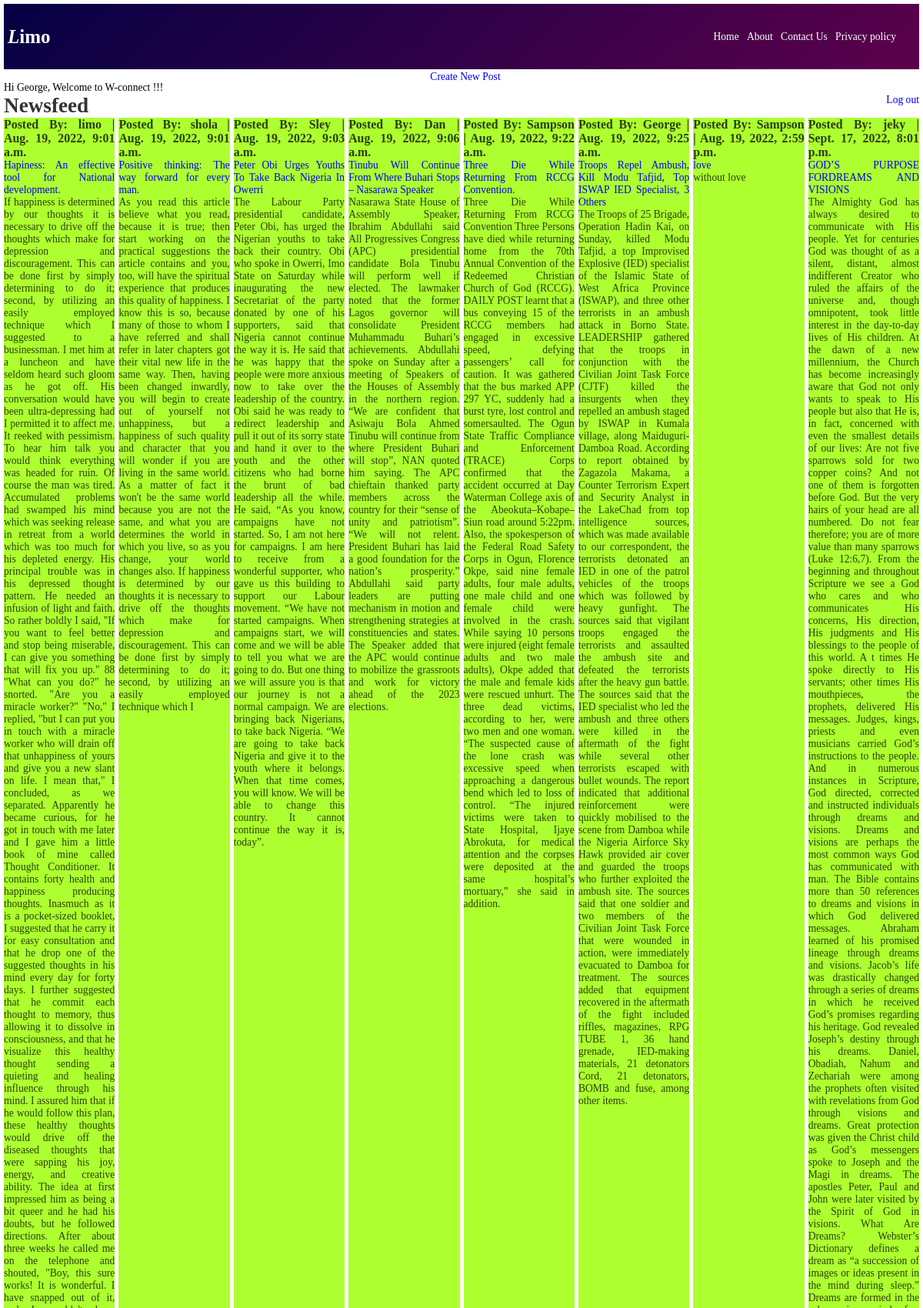
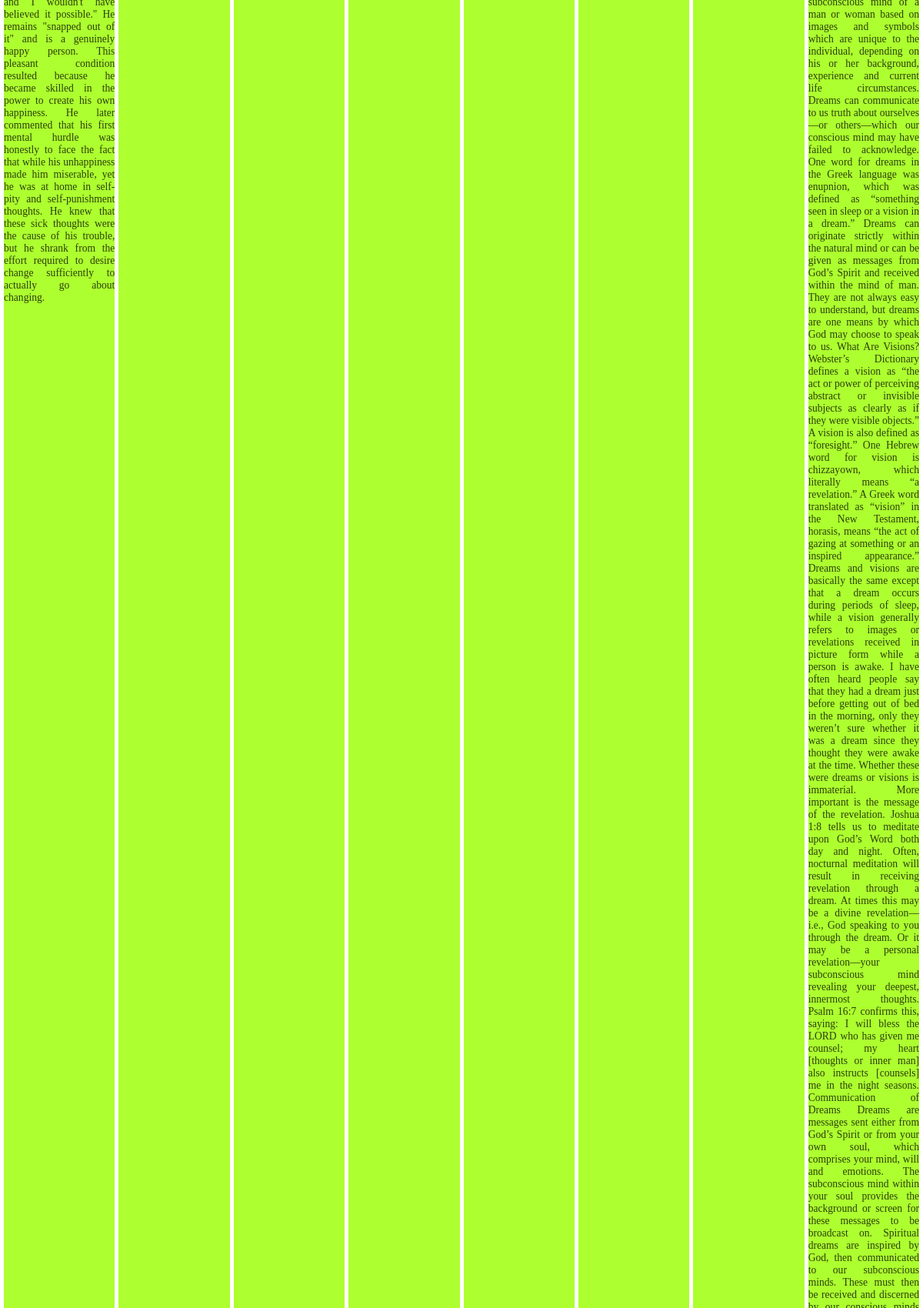
Page / (signed in, upper part) on the committed database (2 pictures, top to bottom).
### chats/models.py (models this page shows, shortened)
class Chats(models.Model):
    Title= models.TextField()
    Author= models.ForeignKey('auth.User',on_delete=models.CASCADE,)
    body = models.TextField()
    Date = models.DateTimeField(auto_now_add=True, blank=True, null=True)

### chats/views.py (the view)
# urls.py: path("", Homepage.as_view(), name="home"),
class Homepage(ListView):
    model=Chats
    template_name="chats/home.html"

### chats/Templates/chats/home.html (shortened to what this page needs)
{% extends 'base.html' %}
{% block content%}
<body>
<h1 style=" color:rgb(000,000,000,0.8)">Newsfeed</h1>
<div class="container">
   {% for chats in object_list %}
   <div class="post">
     <h3>
      <span style="color: rgb(000, 000, 000, 0.755);" class="text-muted">
          Posted By: {{ chats.Author }} |
         {{ chats.Date }}</span>
      </h3>
         <a href="{% url 'details_view' chats.pk %}">{{ chats.Title }}</a>
      <p style="color: rgb(000, 000, 000,0.755);">{{ chats.body }}</p>
   </div>
   {% endfor %}
</div>
</body>
{% endblock content %}

### chats/Templates/base.html (shortened to what this page needs)
{% load static %}
<html>
<head>
<link href="{% static 'base.css' %}" rel="stylesheet">
</head>
<body>
  <header>
    <div class="logo"><a href="{% url 'home' %}"> <em>L</em>imo</a></div>
    <ul class="wrapper" style="margin-right:30px;">
      <li class="nav-list"><a style="color: white;" href="{% url 'home'%}">Home</a> </li> &nbsp; &nbsp;
      <li class="nav-list"><a style="color: rgb(255, 255, 255, 1);" href="{% url 'About' %}">About</a></li> &nbsp; &nbsp;
      <li class="nav-list"><a style="color: rgb(255, 255, 255, 1);" href="{% url 'contact' %}">Contact Us  </a></li> &nbsp; &nbsp;
      <li class="nav-list"><a style="color: rgb(255, 255, 255, 1);" href="{% url 'privacy' %}"> Privacy policy</a>  </li>
</ul>
 </header>
 <div class="movement" >
  <a href="{% url 'new_post' %}"> Create New Post</a>
</div>
{% if user.is_authenticated %}
   <p style="color: black;">Hi {{ user.username }}, Welcome to W-connect !!!</p>
   <p style="text-align: right; float:right;"><a href="{% url 'logout' %}">Log out</a></p>
{% else %}
 <h3><p style="color: black; text-align:right;">You are not logged in.</p></h3>
 <ul>
 <li margin-left:100px;><a href="{% url 'login' %}" style="margin-left: 900px; color:black;">Log In</a>  ||  <a href="{% url 'signup' %}" style="color:black;"> Sign up <a/>
 </li>
</ul>
{% endif %}
 <div>
    {% block content %}
    {% endblock content %}
  </div>
 </body>
</html>

### chats/static/base.css (style rules this page uses)
* { box-sizing: border-box; margin: 0%; padding: 0; }
body { font-family: Georgia, 'Times New Roman', Times, serif; text-align: justify; padding: 5px; font-size: 1.7ch; background-color: rgba(259, 259, 259); }
header { margin: 0; width: 100%; height: 85px; display: flex; flex-direction: row; justify-content: space-between; align-items: center; background: linear-gradient(138deg, rgb(4, 1, 67) 0%, rgb(93, 1, 76) 100%); }
.container { display: flex; width: 100%; gap: 5px; flex-direction: row; }
.container div { width:100%; background-color: greenyellow; }
.wrapper { display: flex; flex-direction: row; justify-content: space-between; align-items: center; }
a, li { text-decoration: none; list-style: none; }
.logo a { color: rgb(259, 259, 259); font-size: 25px; padding: 5px; border-radius: 30px; font-weight: bold; transition: all 1s ease-in-out; text-decoration: none; cursor:zoom-in; }
.movement { position: relative; top: 2px; left: 5px; text-align:center; }

### rows in the picture
Chats: Author "limo", Date "Aug. 19, 2022, 9:01 a.m.", Title "Hapiness: An effective tool for National development.", body "If happiness is determined by our thoughts it is necessary to drive off the thoughts which make for depression and discouragement. This can be done first by simply determining to do it; second, by utilizing an easily employed technique which I suggested to a businessman. I met him at a luncheon and have seldom heard such gloom as he got off. His conversation would have been ultra-depressing had I permitted it to affect me. It reeked with pessimism. To hear him talk you would think everything was headed for ruin. Of course the man was tired. Accumulated problems had swamped his mind which was seeking release in retreat from a world which was too much for his depleted energy. His principal…"
Chats: Author "shola", Date "Aug. 19, 2022, 9:01 a.m.", Title "Positive thinking: The way forward for every man.", body "As you read this article believe what you read, because it is true; then start working on the practical suggestions the article contains and you, too, will have the spiritual experience that produces this quality of happiness. I know this is so, because many of those to whom I have referred and shall refer in later chapters got their vital new life in the same way. Then, having been changed inwardly, you will begin to create out of yourself not unhappiness, but a happiness of such quality and character that you will wonder if you are living in the same world. As a matter of fact it won't be the same world because you are not the same, and what you are determines the world in which you live,…"
Chats: Author "Sley", Date "Aug. 19, 2022, 9:03 a.m.", Title "Peter Obi Urges Youths To Take Back Nigeria In Owerri", body "The Labour Party presidential candidate, Peter Obi, has urged the Nigerian youths to take back their country. Obi who spoke in Owerri, Imo State on Saturday while inaugurating the new Secretariat of the party donated by one of his supporters, said that Nigeria cannot continue the way it is. He said that he was happy that the people were more anxious now to take over the leadership of the country. Obi said he was ready to redirect leadership and pull it out of its sorry state and hand it over to the youth and the other citizens who had borne the brunt of bad leadership all the while. He said, “As you know, campaigns have not started. So, I am not here for campaigns. I am here to receive from…"
Chats: Author "Dan", Date "Aug. 19, 2022, 9:06 a.m.", Title "Tinubu Will Continue From Where Buhari Stops – Nasarawa Speaker", body "Nasarawa State House of Assembly Speaker, Ibrahim Abdullahi said All Progressives Congress (APC) presidential candidate Bola Tinubu will perform well if elected. The lawmaker noted that the former Lagos governor will consolidate President Muhammadu Buhari’s achievements. Abdullahi spoke on Sunday after a meeting of Speakers of the Houses of Assembly in the northern region. “We are confident that Asiwaju Bola Ahmed Tinubu will continue from where President Buhari will stop”, NAN quoted him saying. The APC chieftain thanked party members across the country for their “sense of unity and patriotism”. “We will not relent. President Buhari has laid a good foundation for the nation’s prosperity.”…"
Chats: Author "Sampson", Date "Aug. 19, 2022, 9:22 a.m.", Title "Three Die While Returning From RCCG Convention.", body "Three Die While Returning From RCCG Convention Three Persons have died while returning home from the 70th Annual Convention of the Redeemed Christian Church of God (RCCG). DAILY POST learnt that a bus conveying 15 of the RCCG members had engaged in excessive speed, defying passengers’ call for caution. It was gathered that the bus marked APP 297 YC, suddenly had a burst tyre, lost control and somersaulted. The Ogun State Traffic Compliance and Enforcement (TRACE) Corps confirmed that the accident occurred at Day Waterman College axis of the Abeokuta–Kobape–Siun road around 5:22pm. Also, the spokesperson of the Federal Road Safety Corps in Ogun, Florence Okpe, said nine female adults, four…"
Chats: Author "George", Date "Aug. 19, 2022, 9:25 a.m.", Title "Troops Repel Ambush, Kill Modu Tafjid, Top ISWAP IED Specialist, 3 Others", body "The Troops of 25 Brigade, Operation Hadin Kai, on Sunday, killed Modu Tafjid, a top Improvised Explosive (IED) specialist of the Islamic State of West Africa Province (ISWAP), and three other terrorists in an ambush attack in Borno State. LEADERSHIP gathered that the troops in conjunction with the Civilian Joint Task Force (CJTF) killed the insurgents when they repelled an ambush staged by ISWAP in Kumala village, along Maiduguri-Damboa Road. According to report obtained by Zagazola Makama, a Counter Terrorism Expert and Security Analyst in the LakeChad from top intelligence sources, which was made available to our correspondent, the terrorists detonated an IED in one of the patrol vehicles…"
Chats: Author "Sampson", Date "Aug. 19, 2022, 2:59 p.m.", Title "love", body "without love"
Chats: Author "jeky", Date "Sept. 17, 2022, 8:01 p.m.", Title "GOD’S PURPOSE FORDREAMS AND VISIONS"

### other values in the picture
{{ user.username }} "George"
